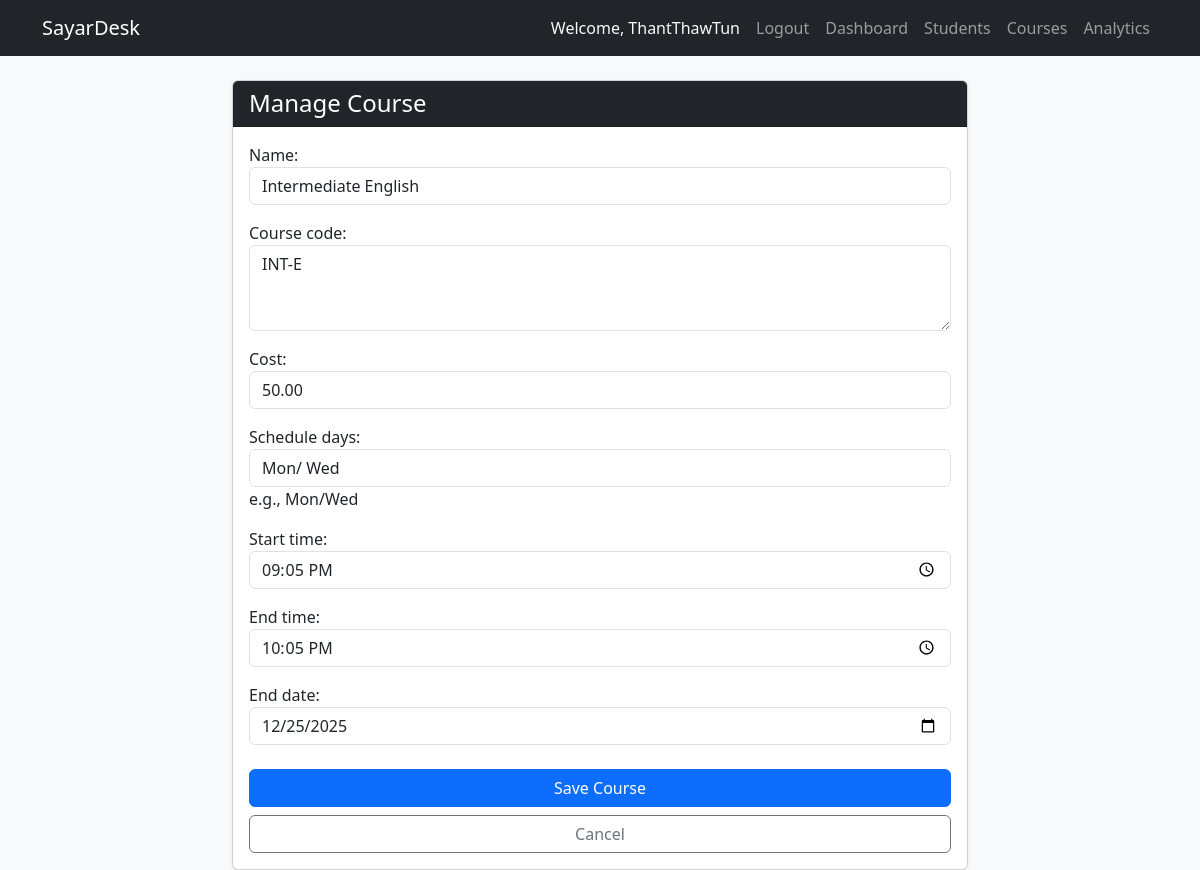
Screenshot of /course/edit/4/ (signed in) with the database file from the repository.
### dashboard/models.py (models this page shows)
class Course(models.Model):
    user = models.ForeignKey(User, on_delete=models.CASCADE)
    name = models.CharField(max_length=200)
    course_code = models.CharField(max_length=20, blank=True, null=True)
    cost = models.DecimalField(max_digits=10, decimal_places=2, default=0.00)
    schedule_days = models.CharField(max_length=50, blank=True, null=True, help_text="e.g., Mon/Wed")
    start_time = models.TimeField(blank=True, null=True)
    end_time = models.TimeField(blank=True, null=True)
    start_date = models.DateField(default=timezone.now)
    end_date = models.DateField(blank=True, null=True)
    created_at = models.DateTimeField(auto_now_add=True)

### dashboard/views.py (the view)
# urls.py: path('course/edit/<int:pk>/', views.edit_course, name='edit_course'),
@login_required
def edit_course(request, pk):
    course = get_object_or_404(Course, pk=pk, user=request.user)
    if request.method == 'POST':
        form = CourseForm(request.POST, instance=course)
        if form.is_valid():
            course = form.save(commit=False)
            course.user = request.user
            form.save()
            return redirect('course_list')
    else:
        form = CourseForm(instance=course)
    return render(request, 'dashboard/course_form.html', {'form': form, 'title': 'Edit Course'})

### dashboard/forms.py
class CourseForm(forms.ModelForm):
    def __init__(self, *args, **kwargs):
        kwargs.pop('user', None)
        super(CourseForm, self).__init__(*args, **kwargs)
    class Meta:
        model = Course
        fields = ['name', 'course_code', 'cost', 'schedule_days', 'start_time', 'end_time', 'end_date']
        widgets = {
            'name': forms.TextInput(attrs={'class': 'form-control'}),
            'course_code': forms.Textarea(attrs={'class': 'form-control', 'rows': 3}),
            'cost': forms.NumberInput(attrs={'class': 'form-control'}),
            'schedule_days': forms.TextInput(attrs={'class': 'form-control', 'placeholder': 'e.g. Mon, Wed, Fri'}),
            'start_time': forms.TimeInput(attrs={'class': 'form-control', 'type': 'time'}),
            'end_time': forms.TimeInput(attrs={'class': 'form-control', 'type': 'time'}),
            'end_date': forms.DateInput(attrs={'class': 'form-control', 'type': 'date'}),
        }

### dashboard/templates/dashboard/course_form.html (shortened to what this page needs)
{% extends "dashboard/base.html" %}
{% block content %}
<div class="row justify-content-center">
    <div class="col-md-8">
        <div class="card shadow-sm">
            <div class="card-header bg-dark text-white">
                <h4 class="mb-0">Manage Course</h4>
            </div>
            <div class="card-body">
                <form method="post">
                    {{ form.as_p }}
                    <div class="d-grid gap-2 mt-4">
                        <button type="submit" class="btn btn-primary">Save Course</button>
                        <a href="{% url 'course_list' %}" class="btn btn-outline-secondary">Cancel</a>
                    </div>
                </form>
            </div>
        </div>
    </div>
</div>
{% endblock %}

### dashboard/templates/dashboard/base.html (shortened to what this page needs)
<!DOCTYPE html>
<html lang="en">
<head>
    <link href="https://cdn.jsdelivr.net/npm/bootstrap@5.3.0/dist/css/bootstrap.min.css" rel="stylesheet">
</head>
<body>
    <nav class="navbar navbar-expand-lg navbar-dark bg-dark fixed-top">
        <div class="container">
            <a class="navbar-brand" href="{% url 'dashboard_home' %}">SayarDesk</a>
            <div class="collapse navbar-collapse" id="navbarNav">
                <div class="navbar-nav ms-auto">
                    {% if user.is_authenticated %}
                        <span class="nav-link text-light">Welcome, {{ user.username }}</span>
                        <form action="{% url 'logout' %}" method="post" class="d-inline">
                            <button type="submit" class="nav-link btn btn-link" style="display: inline; border: none; background: none; padding: 8px;">
                                Logout
                            </button>
                        </form>
                    {% else %}
                        <a class="nav-link" href="{% url 'login' %}">Login</a>
                        <a class="nav-link" href="{% url 'register' %}">Register</a>
                    {% endif %}
                    <a class="nav-link" href="{% url 'dashboard_home' %}">Dashboard</a>
                    <a class="nav-link" href="{% url 'student_list' %}">Students</a>
                    <a class="nav-link" href="{% url 'course_list' %}">Courses</a>
                    <a class="nav-link" href="{% url 'dashboard_analytics' %}">Analytics</a>
                </div>
            </div>
        </div>
    </nav>
    <div class="container">
        {% block content %}
        {% endblock %}
    </div>
</body>
</html>

### dashboard/templates/dashboard/base.html (style rules this page uses)
body { padding-top: 80px; background-color: #f8f9fa; }

### rows the page displays
Course: name "Intermediate English", course_code "INT-E", cost "50.00", schedule_days "Mon/ Wed", start_time "21:05:00", end_time "22:05:00", end_date "12/25/2025"

### other values shown
{{ user.username }} "ThantThawTun"
